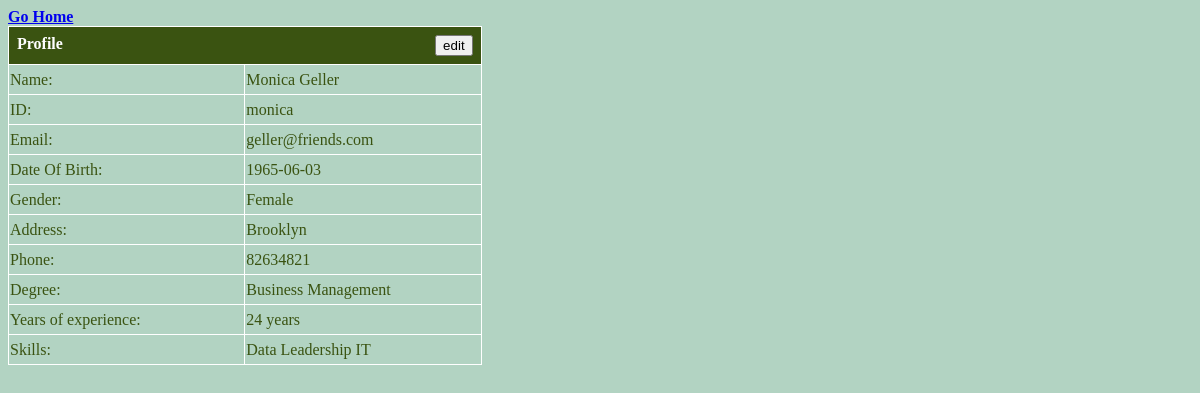
Page /view/profile.php (signed in) on the earlier database version.
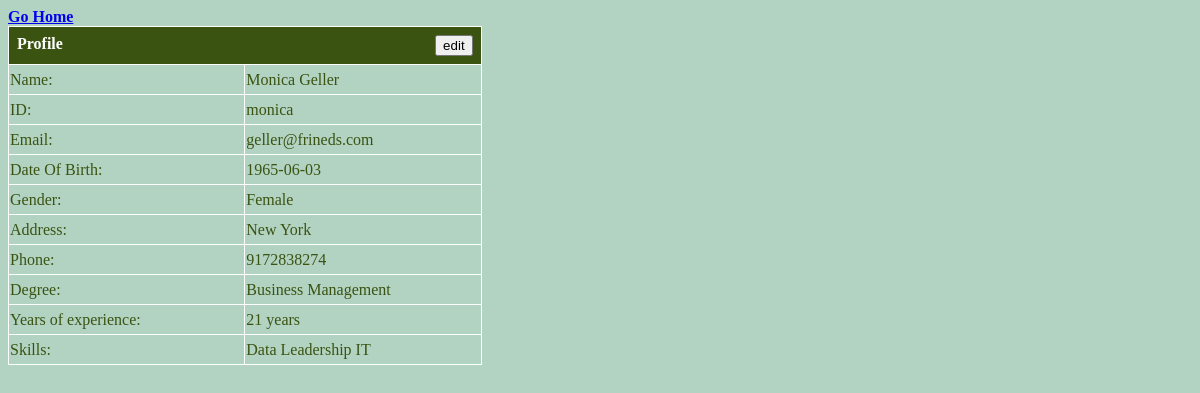
Same page on the later database version.
### tables this page shows
CREATE TABLE `registrationtable` (
  `userID` varchar(50) NOT NULL,
  `pass` varchar(50) NOT NULL,
  `name` varchar(50) NOT NULL,
  `email` varchar(50) NOT NULL,
  `phone` varchar(50) NOT NULL,
  `address` varchar(50) NOT NULL,
  `dob` varchar(50) NOT NULL,
  `gender` varchar(50) NOT NULL,
  `degree` varchar(50) NOT NULL,
  `experience` varchar(50) NOT NULL,
  `skills` varchar(255) NOT NULL
);

### model/regModel.php (called while the page is built, shortened)
<?php
    function fetchData($userid)
    {
        $conn = getconnection();
		$sql = "select * from registrationtable where UserID='{$userid}';";
		$result = mysqli_query($conn, $sql);
		$data = $result->fetch_array();
        return $data;
    }
?>

### view/profile.php (the view, shortened to what this page needs)
<?php
    require_once("../model/regModel.php");
    if(isset($_COOKIE['astatus']) && isset($_SESSION['id']) && isset($_SESSION['pass']))
    {
        $userdata = fetchData($_SESSION['id']);
?>
<html>
    <head>
        <link rel="stylesheet" href="../asset/TableStyle.css">
    </head>
    <body>
        <a href="../view/ahome.php">Go Home</a>
        <table border="1px" style="width:40%">
            <tr><th colspan="2">Profile <div id="editButton"><input type="button" name="edit" id="editb" value="edit" onclick="EditOpt()"/></div></th></tr>
            <tr style="height: 30px;">
                <td style="width: 50%;">Name:</td>
                <td>
                    <div id="namediv">
                        <?php echo $userdata[2]; ?>
                    </div>
                </td>
            </tr>
            <tr style="height: 30px;">
                <td>ID:</td>
                <td><?php echo $userdata[0]; ?></td>
            </tr>
            <tr style="height: 30px;">
                <td>Email:</td>
                <td>
                    <div id="emaildiv">
                        <?php echo $userdata[3]; ?>
                    </div>
                </td>
            </tr>
            <tr style="height: 30px;">
                <td>Date Of Birth:</td>
                <td>
                    <div id="dobdiv">
                        <?php echo $userdata[6]; ?>
                    </div>
                </td>
            </tr>
            <tr style="height: 30px;">
                <td>Gender:</td>
                <td>
                    <div id="genderdiv">
                        <?php echo $userdata[7]; ?>
                    </div>
                </td>
            </tr>
            <tr style="height: 30px;">
                <td>Address:</td>
                <td>
                    <div id="addressdiv">
                        <?php echo $userdata[5]; ?>
                    </div>
                </td>
            </tr>
            <tr style="height: 30px;">
                <td>Phone:</td>
                <td>
                    <div id="phonediv">
                        <?php echo $userdata[4]; ?>
                    </div>
                </td>
            </tr>
            <tr style="height: 30px;">
                <td>Degree:</td>
                <td>
                    <div id="degreediv">
                        <?php echo $userdata[8]; ?>
                    </div>
                </td>
            </tr>
            <tr style="height: 30px;">
                <td>Years of experience:</td>
                <td>
                    <div id="epdiv">
                        <?php echo $userdata[9]; ?>
                    </div>
                    years
                </td>
            </tr>
            <tr style="height: 30px;">
                <td>Skills:</td>
                <td>
                    <div id="skillsdiv">
                        <?php echo $userdata[10]; ?>
                    </div>
                </td>
            </tr>
        </table>
    </body>
</html>
<?php
    }
    else
    {
        echo "Invalid request";
        echo "<br><a href='../view/login.php'>Login</a>";
    }
?>

Differences in the rows shown:
changed registrationtable "Monica Geller": email "geller@friends.com" → "geller@frineds.com"; address "Brooklyn" → "New York"; phone "82634821" → "9172838274"; experience "24" → "21"
